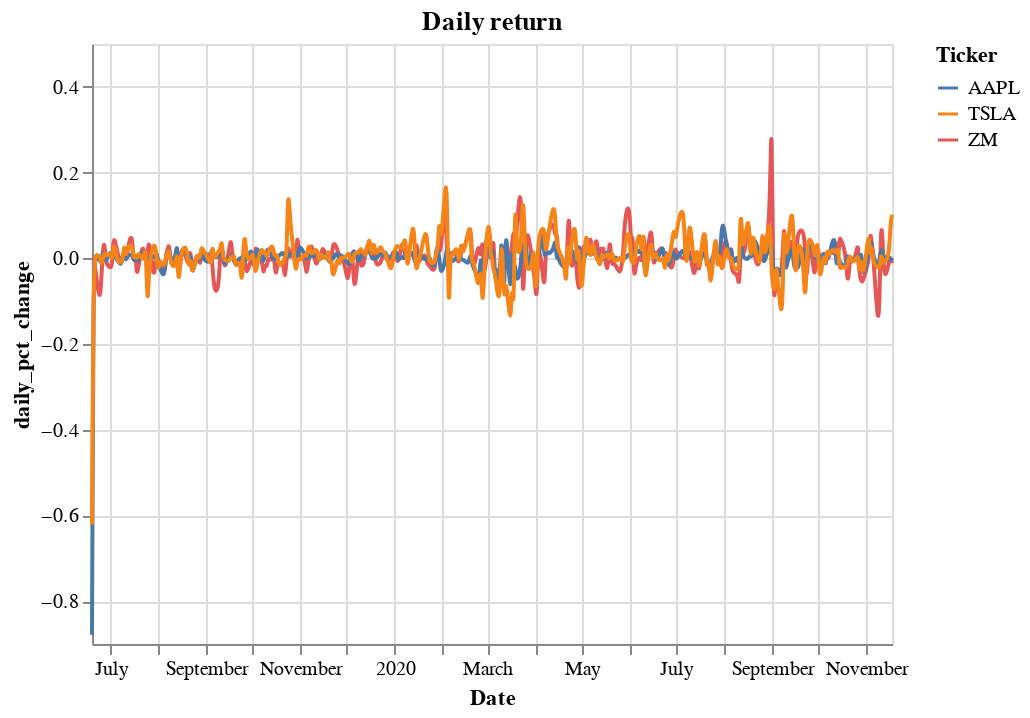

Here is the notebook cell this chart was saved with:
### Code cell
# plotting daily return

alt.Chart(df,title = 'Daily return').mark_line(interpolate='basis', ).encode(
    x='Date:T',
    y='daily_pct_change:Q',
    color='Ticker:N'
)

### Figure 1 — Vega-Lite specification as saved in the notebook (floating-point values rounded to 4 significant figures; data arrays with more than 128 entries replaced by an {"elided": "..."} marker saying what was removed)
{"config": {"view": {"continuousWidth": 400, "continuousHeight": 300}}, "data": {"name": "data-1e14405010806d05a2b105633e302cbf"}, "mark": {"type": "line", "interpolate": "basis"}, "encoding": {"color": {"type": "nominal", "field": "Ticker"}, "x": {"type": "temporal", "field": "Date"}, "y": {"type": "quantitative", "field": "daily_pct_change"}}, "title": "Daily return", "$schema": "https://vega.github.io/schema/vega-lite/v4.8.1.json", "datasets": {"data-1e14405010806d05a2b105633e302cbf": {"elided": "1080 records"}}}
